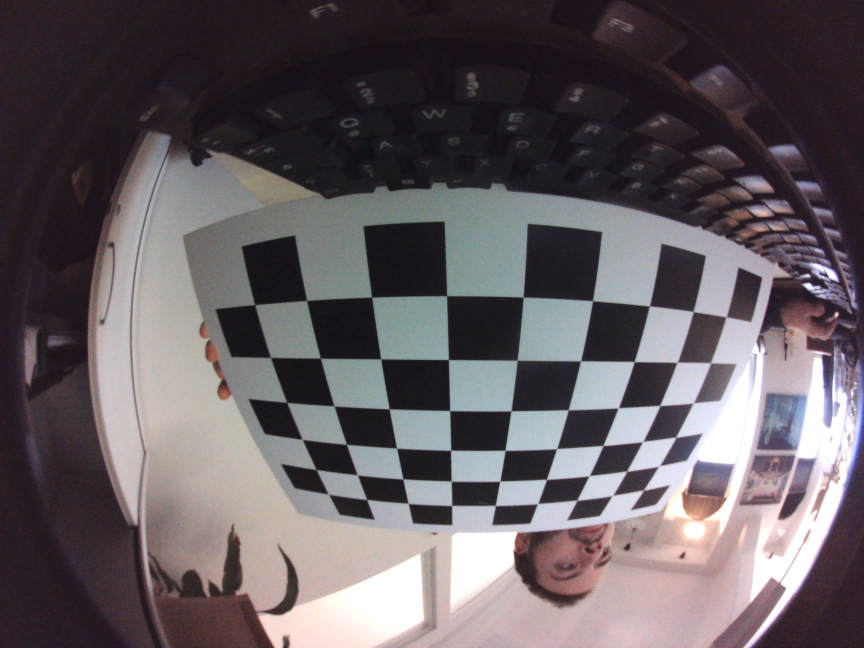
#> input picture WIN_20230125_12_49_19_Pro.jpg, 2592 x 1944 px (shown at 1/3 size)
$ python undistort_dim.py WIN_20230125_12_49_19_Pro.jpg   (older library calls are emulated)
#> lines starting #> are read from the running program, lines starting #| are printed output that depends on the picture
import sys
import cv2
#using opencv4 instead
#assert cv2.__version__[0] == '3', 'The fisheye module requires opencv version >= 3.0.0'
import numpy as np
import os
import glob
# You should replace these 3 lines with the output in calibration step
DIM=(2592, 1944)
K=np.array([[1023.5812051715526, 0.0, 1326.6993328536932], [0.0, 1024.705723910922, 1085.184478823344], [0.0, 0.0, 1.0]])
D=np.array([[-0.09093861316302901], [0.0072126638839035235], [-0.005205831659436931], [0.00516023366178049]])
def undistort(img_path, balance=0.8, dim2=(1728, 1296), dim3=(1728, 1296)):    # 2/3 crop
#> called with img_path = 'WIN_20230125_12_49_19_Pro.jpg', balance = 0.8, dim2 = (1728, 1296), dim3 = (1728, 1296)
    img = cv2.imread(img_path)
#> img is the input picture: shape (1944, 2592, 3); mean B, G, R 97, 92.6, 100.1
    dim1 = img.shape[:2][::-1]  #dim1 is the dimension of input image to un-distort
#> dim1 = (2592, 1944)
    assert dim1[0]/dim1[1] == DIM[0]/DIM[1], "Image to undistort needs to have same aspect ratio as the ones used in calibration"
    if not dim2:
        dim2 = dim1
    if not dim3:
        dim3 = dim1
    scaled_K = K * dim1[0] / DIM[0]  # The values of K is to scale with image dimension.
    scaled_K[2][2] = 1.0  # Except that K[2][2] is always 1.0
    # This is how scaled_K, dim2 and balance are used to determine the final K used to un-distort image. OpenCV document failed to make this clear!
    new_K = cv2.fisheye.estimateNewCameraMatrixForUndistortRectify(scaled_K, D, dim2, np.eye(3), balance=balance)
    map1, map2 = cv2.fisheye.initUndistortRectifyMap(scaled_K, D, np.eye(3), new_K, dim3, cv2.CV_16SC2)
    undistorted_img = cv2.remap(img, map1, map2, interpolation=cv2.INTER_LINEAR, borderMode=cv2.BORDER_CONSTANT)
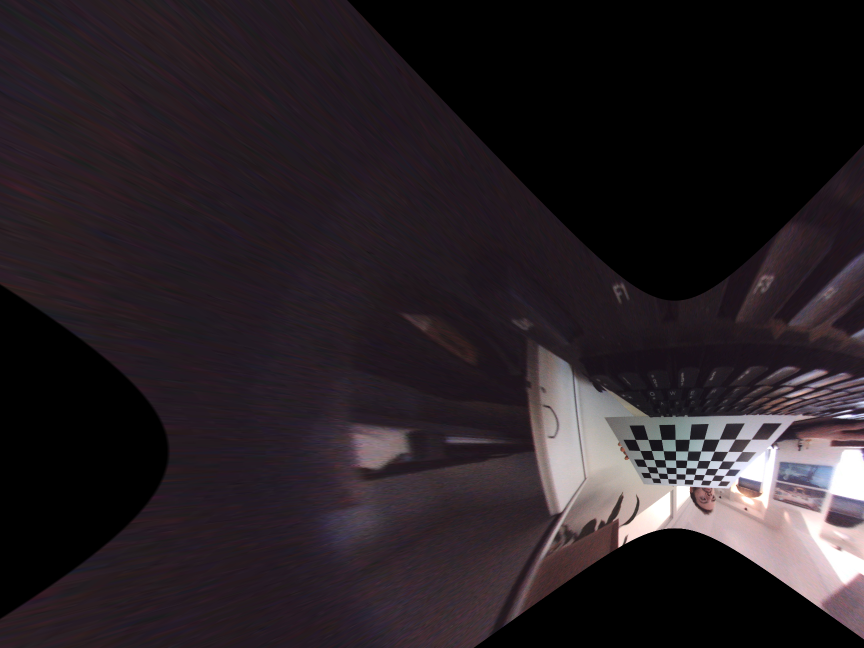
#> undistorted_img: shape (1296, 1728, 3) (shown at 1/2 size); mean B, G, R 36.8, 32.3, 39.7

    cv2.namedWindow("undistorted", cv2.WINDOW_NORMAL)

    cv2.imshow("undistorted", undistorted_img)
    cv2.waitKey(0)
    cv2.destroyAllWindows()

if __name__ == '__main__':
    for p in sys.argv[1:]:
        undistort(p)

$ run again, on WIN_20230125_12_49_26_Pro.jpg
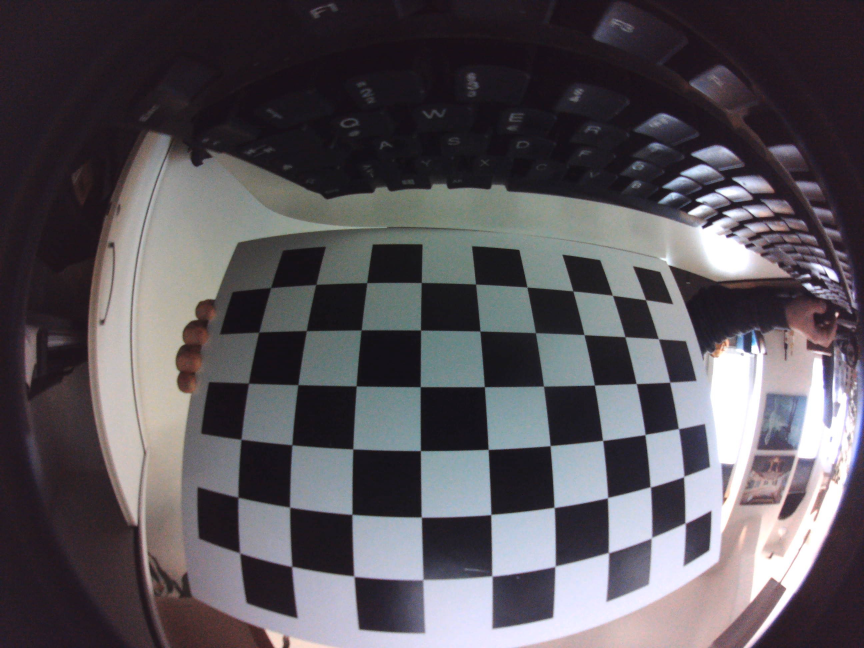
#> input picture WIN_20230125_12_49_26_Pro.jpg, 2592 x 1944 px (shown at 1/3 size)
#> in undistort, img is the input picture: shape (1944, 2592, 3); mean B, G, R 89.5, 83.9, 88.4
#> in undistort, `undistorted_img = cv2.remap(img, map1, map2, interpolation=cv2.INTER_L..`:
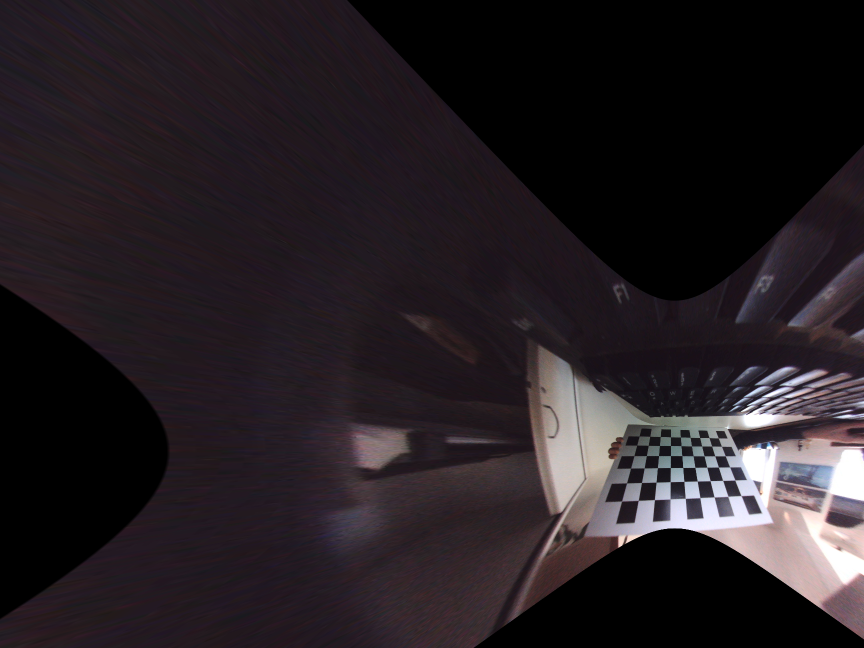
#> undistorted_img: shape (1296, 1728, 3) (shown at 1/2 size); mean B, G, R 35.3, 31.1, 37.7

$ run again, on WIN_20230125_12_49_29_Pro.jpg
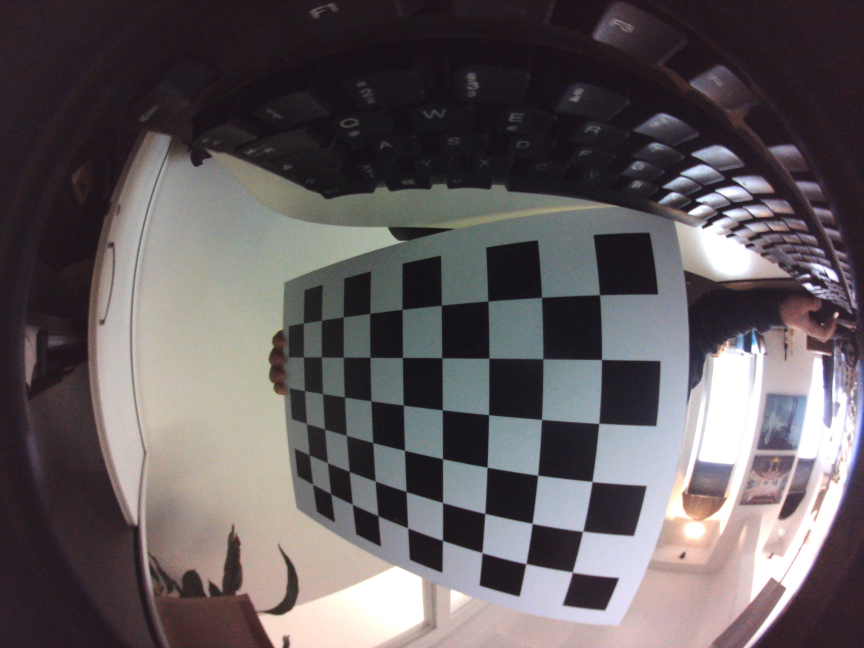
#> input picture WIN_20230125_12_49_29_Pro.jpg, 2592 x 1944 px (shown at 1/3 size)
#> in undistort, img is the input picture: shape (1944, 2592, 3); mean B, G, R 94, 91.5, 98.1
#> in undistort, `undistorted_img = cv2.remap(img, map1, map2, interpolation=cv2.INTER_L..`:
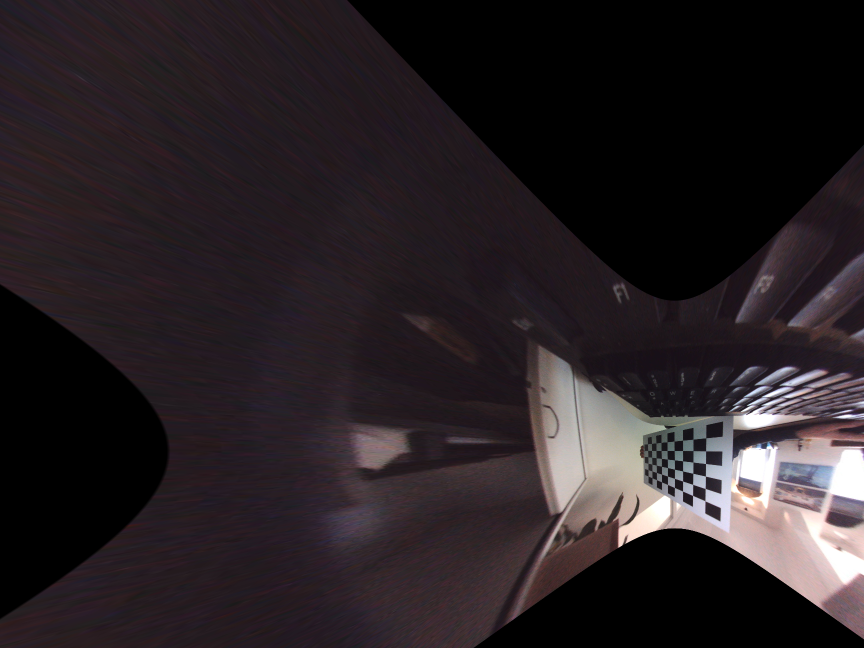
#> undistorted_img: shape (1296, 1728, 3) (shown at 1/2 size); mean B, G, R 36.4, 33, 40.3

$ run again, on WIN_20230125_12_49_32_Pro.jpg
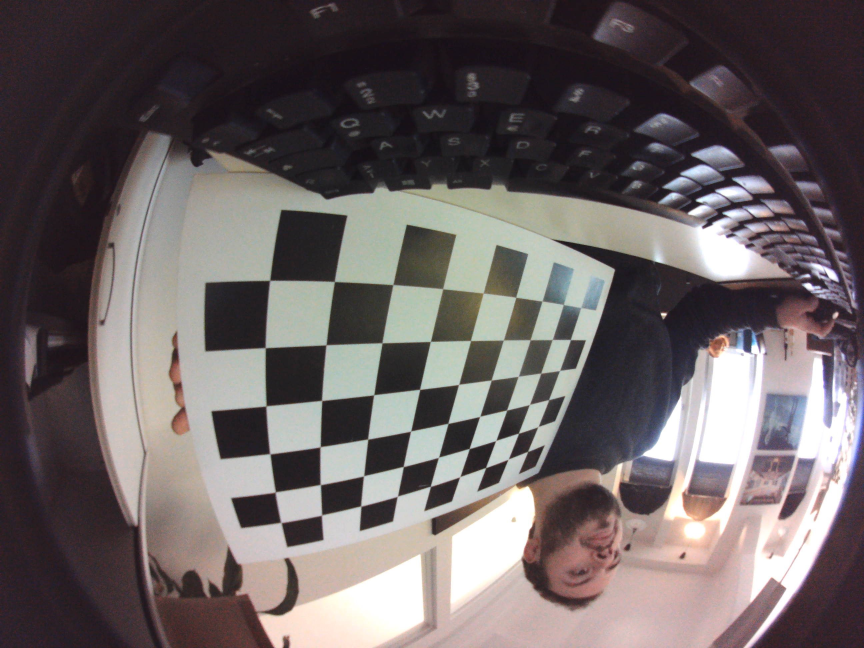
#> input picture WIN_20230125_12_49_32_Pro.jpg, 2592 x 1944 px (shown at 1/3 size)
#> in undistort, img is the input picture: shape (1944, 2592, 3); mean B, G, R 99.5, 98.8, 107.2
#> in undistort, `undistorted_img = cv2.remap(img, map1, map2, interpolation=cv2.INTER_L..`:
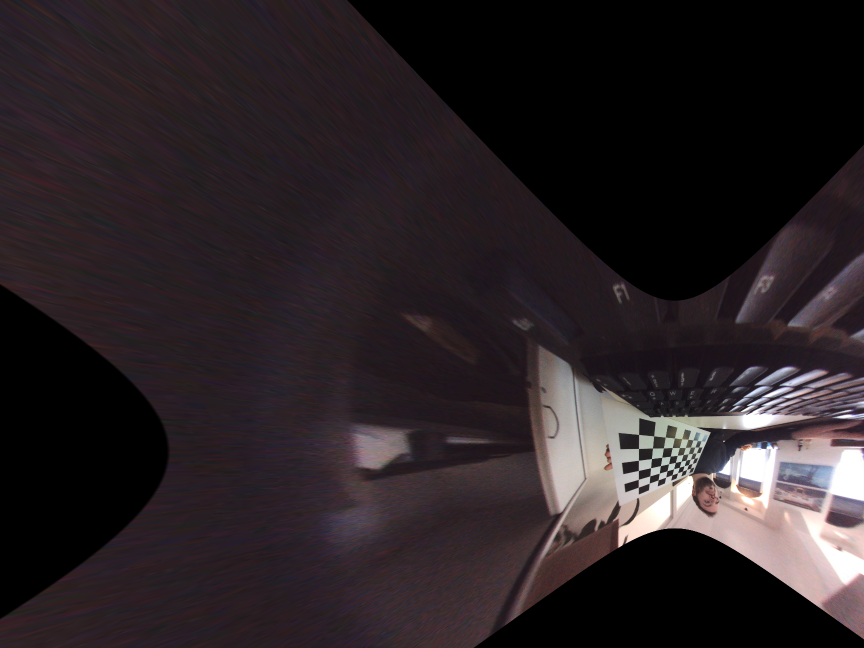
#> undistorted_img: shape (1296, 1728, 3) (shown at 1/2 size); mean B, G, R 37.7, 34.7, 42.3
